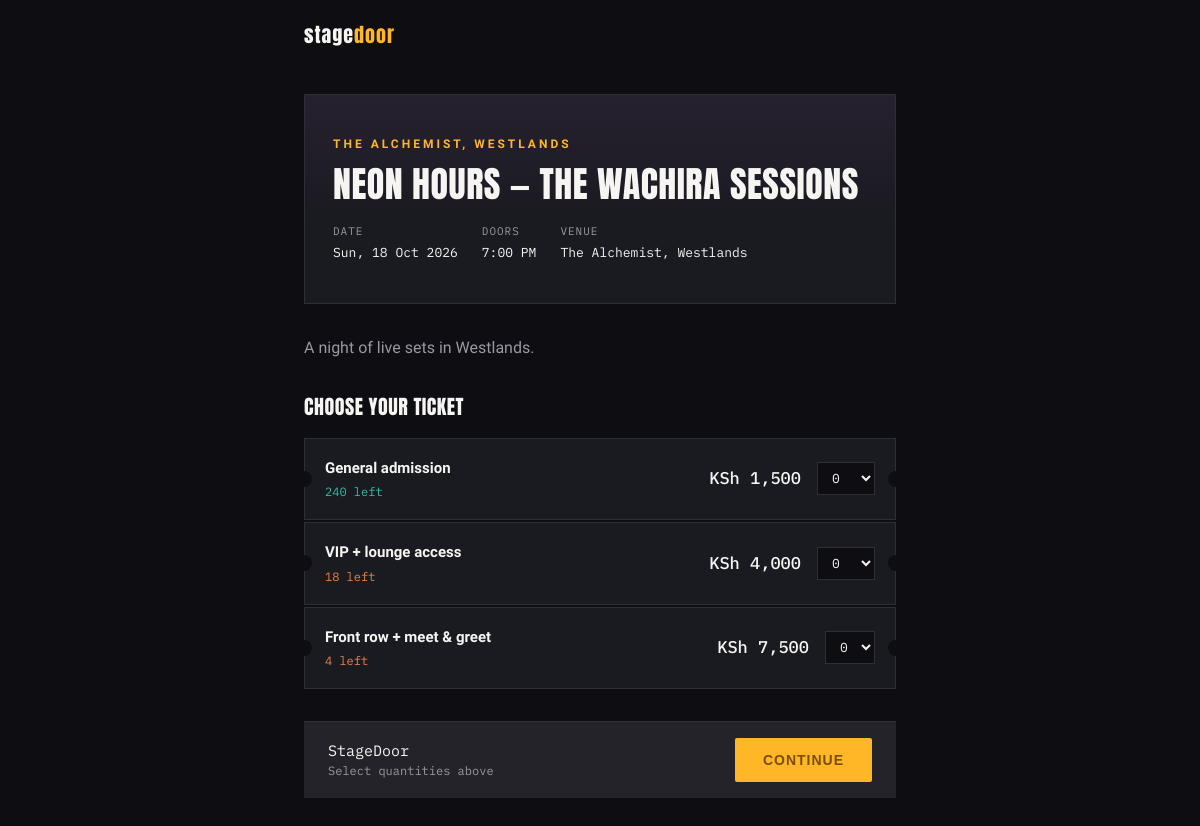
The app's page /event.php?id=1 with its own data.
### tables this page shows
CREATE TABLE events (
    id              INT AUTO_INCREMENT PRIMARY KEY,
    creator_id      INT NOT NULL,
    title           VARCHAR(200) NOT NULL,
    description     TEXT,
    event_date      DATETIME NOT NULL,
    venue           VARCHAR(200) NOT NULL,
    image_url       VARCHAR(500),
    status          ENUM('draft', 'published', 'cancelled') NOT NULL DEFAULT 'draft',
    created_at      TIMESTAMP DEFAULT CURRENT_TIMESTAMP,
    FOREIGN KEY (creator_id) REFERENCES users(id) ON DELETE CASCADE,
    INDEX idx_event_date (event_date),
    INDEX idx_status (status)
);

CREATE TABLE ticket_types (
    id                  INT AUTO_INCREMENT PRIMARY KEY,
    event_id            INT NOT NULL,
    name                VARCHAR(100) NOT NULL,
    price               DECIMAL(10,2) NOT NULL,
    quantity_available  INT NOT NULL,
    quantity_sold       INT NOT NULL DEFAULT 0,
    FOREIGN KEY (event_id) REFERENCES events(id) ON DELETE CASCADE,
    INDEX idx_event (event_id)
);

### includes/functions.php (called while the page is built, shortened)
<?php
function format_currency($amount) {
    return 'KSh ' . number_format((float) $amount, 0);
}
function format_event_date($datetime) {
    return date('D, j M Y', strtotime($datetime));
}
function format_event_time($datetime) {
    return date('g:i A', strtotime($datetime));
}
function e($value) {
    return htmlspecialchars((string) $value, ENT_QUOTES, 'UTF-8');
}

### event.php (the view, shortened to what this page needs)
<?php
require __DIR__ . '/config/database.php';
require __DIR__ . '/includes/functions.php';
$event_id = isset($_GET['id']) ? (int) $_GET['id'] : 0;
$stmt = $pdo->prepare("SELECT * FROM events WHERE id = ? AND status = 'published'");
$stmt->execute([$event_id]);
$event = $stmt->fetch();
$stmt = $pdo->prepare("SELECT * FROM ticket_types WHERE event_id = ? ORDER BY price ASC");
$stmt->execute([$event_id]);
$tiers = $stmt->fetchAll();
require __DIR__ . '/includes/header.php';
?>
<div class="page">
    <div class="hero">
        <div class="eyebrow"><?= e($event['venue']) ?></div>
        <h1><?= e($event['title']) ?></h1>
        <div class="hero-meta">
            <div><span class="label">Date</span><?= e(format_event_date($event['event_date'])) ?></div>
            <div><span class="label">Doors</span><?= e(format_event_time($event['event_date'])) ?></div>
            <div><span class="label">Venue</span><?= e($event['venue']) ?></div>
        </div>
    </div>
    <?php if ($event['description']): ?>
        <p style="color:var(--muted);margin-bottom:32px;"><?= nl2br(e($event['description'])) ?></p>
    <?php endif; ?>
    <form method="post">
        <div class="section">
            <h2>Choose your ticket</h2>
            <?php foreach ($tiers as $tier): ?>
                <?php $remaining = $tier['quantity_available'] - $tier['quantity_sold']; ?>
                <div class="tier-row">
                    <div class="tier-info">
                        <h3><?= e($tier['name']) ?></h3>
                        <?php if ($remaining <= 0): ?>
                            <div class="tier-avail sold-out">Sold out</div>
                        <?php elseif ($remaining <= 20): ?>
                            <div class="tier-avail low"><?= $remaining ?> left</div>
                        <?php else: ?>
                            <div class="tier-avail"><?= $remaining ?> left</div>
                        <?php endif; ?>
                    </div>
                    <div class="tier-right">
                        <div class="tier-price mono"><?= format_currency($tier['price']) ?></div>
                        <div class="qty-select">
                            <?php if ($remaining > 0): ?>
                                <select name="qty_<?= (int) $tier['id'] ?>">
                                    <?php for ($i = 0; $i <= min($remaining, 10); $i++): ?>
                                        <option value="<?= $i ?>"><?= $i ?></option>
                                    <?php endfor; ?>
                                </select>
                            <?php else: ?>
                                <span class="mono" style="color:var(--muted);">—</span>
                            <?php endif; ?>
                        </div>
                    </div>
                </div>
            <?php endforeach; ?>
        </div>
        <div class="summary-bar">
            <div class="total">StageDoor<span>Select quantities above</span></div>
            <button type="submit" class="btn-primary">Continue</button>
        </div>
    </form>
</div>
<?php require __DIR__ . '/includes/footer.php'; ?>

### includes/header.php (shortened to what this page needs)
<!DOCTYPE html>
<html lang="en">
<head>
<link rel="stylesheet" href="assets/style.css">
</head>
<body>
<div class="nav">
    <a href="index.php" class="logo">stage<span>door</span></a>
</div>

### includes/footer.php
</body>
</html>

### assets/style.css (style rules this page uses)
:root { --ink:#0E0E12; --surface:#1A1A21; --surface-2:#232329; --paper:#F3EAD9; --paper-shade:#DCCBA2; --amber:#FFB627; --amber-dark:#7A4E06; --teal:#2FBFA1; --white:#F7F5F2; --muted:#9A98A3; --line:#2E2E36; }
* { box-sizing:border-box;margin:0;padding:0; }
body { background:var(--ink); color:var(--white); font-family:'Work Sans',sans-serif; line-height:1.5; padding-bottom:80px; }
h1,h2,h3 { font-family:'Anton',sans-serif;font-weight:400;letter-spacing:0.5px;text-transform:uppercase; }
.mono { font-family:'IBM Plex Mono',monospace; }
a { color:inherit;text-decoration:none; }
.nav { display:flex;justify-content:space-between;align-items:center;padding:20px 24px;max-width:640px;margin:0 auto; }
.logo { font-family:'Anton',sans-serif;font-size:20px;letter-spacing:1px; }
.logo span { color:var(--amber); }
.page { max-width:640px;margin:0 auto;padding:0 24px; }
.hero { margin:24px 0 32px;background:linear-gradient(180deg, #26212f 0%, var(--surface) 60%); border:1px solid var(--line);padding:40px 28px 32px;position:relative;overflow:hidden; }
.eyebrow { font-size:12px;letter-spacing:3px;text-transform:uppercase;color:var(--amber);margin-bottom:12px;font-weight:600; }
.hero h1 { font-size:36px;line-height:1.1;margin-bottom:18px; }
.hero-meta { display:flex;gap:24px;flex-wrap:wrap;font-family:'IBM Plex Mono',monospace;font-size:13px;margin-bottom:8px; }
.hero-meta div { display:flex;flex-direction:column;gap:4px; }
.hero-meta span.label { color:var(--muted);font-size:11px;text-transform:uppercase;letter-spacing:1px; }
.section { margin-bottom:32px; }
.section h2 { font-size:20px;margin-bottom:16px; }
.tier-row { display:flex;align-items:center;justify-content:space-between; background:var(--surface);border:1px solid var(--line);padding:18px 20px;margin-bottom:2px;position:relative; }
.tier-row::before,.tier-row::after { content:"";position:absolute;top:50%;transform:translateY(-50%);width:16px;height:16px;background:var(--ink);border-radius:50%; }
.tier-row::before { left:-9px; }
.tier-row::after { right:-9px; }
.tier-info h3 { font-family:'Work Sans',sans-serif;font-weight:600;font-size:15px;text-transform:none;letter-spacing:0;margin-bottom:4px; }
.tier-avail { font-size:12px;color:var(--teal);font-family:'IBM Plex Mono',monospace; }
.tier-avail.low { color:#E8834A; }
.tier-right { display:flex;align-items:center;gap:16px; }
.tier-price { font-family:'IBM Plex Mono',monospace;font-size:17px;font-weight:500; }
.qty-select { display:flex;align-items:center;gap:8px; }
.qty-select select,.qty-select input { background:var(--ink);border:1px solid var(--line);color:var(--white); padding:6px 10px;font-family:'IBM Plex Mono',monospace;font-size:13px; }
.btn-primary { background:var(--amber);color:var(--amber-dark);border:none;padding:14px 28px; font-weight:600;font-size:14px;text-transform:uppercase;letter-spacing:1px; border-radius:2px;cursor:pointer;display:inline-block; }
.summary-bar { max-width:640px;margin:0 auto;position:sticky;bottom:0;background:var(--surface-2); border-top:1px solid var(--line);padding:16px 24px;display:flex;justify-content:space-between;align-items:center; }
.summary-bar .total { font-family:'IBM Plex Mono',monospace;font-size:15px; }
.summary-bar .total span { color:var(--muted);font-size:12px;display:block; }

### records on screen
events: venue "THE ALCHEMIST, WESTLANDS", title "NEON HOURS — THE WACHIRA SESSIONS", event_date "Sun, 18 Oct 2026", event_date "7:00 PM", venue "The Alchemist, Westlands", description "A night of live sets in Westlands."
ticket_types: name "General admission", quantity_available "240", price "KSh 1,500", id "0"
ticket_types: name "VIP + lounge access", quantity_available "18", price "KSh 4,000", id "0"
ticket_types: name "Front row + meet & greet", quantity_available "4", price "KSh 7,500", id "0"
